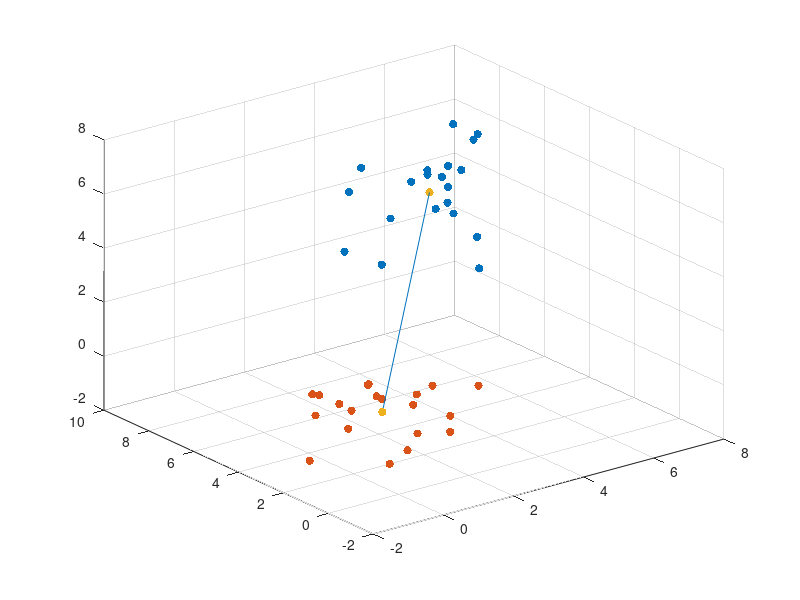

Reproduce this figure in MATLAB. (Note: this script raises an error after producing the figure.)
u1 = mvnrnd([5 6 5],[1 0 0; 0 1 0; 0 0 1], 20);
u2 = mvnrnd([0 1 1],[1 0 0; 0 1 0; 0 0 1], 20);
u = [u1;u2];


m1 = mean(u1);
m2 = mean(u2);
m = [m1;m2];

gr(1:20) = 1;
gr(21:40) = 2;

x=[m1(1) m2(1)];
y=[m1(2) m2(2)];
z=[m1(3) m2(3)];

figure(1)

scatter3(u1(:,1), u1(:,2), u1(:,3),  'filled');
hold on;
scatter3(u2(:,1), u2(:,2), u2(:,3),  'filled');
scatter3(m(:,1), m(:,2), m(:,3),  'filled');
line(x,y,z);

% [X,Y,Z] = meshgrid(linspace(-1,6),linspace(-1,6), linspace(-1,6));
% X = X(:); Y = Y(:); Z = Z(:);

[C, err, P, logp, coeff] = classify(u, u, gr, 'quadratic');
K = coeff(1,2).const;
L = coeff(1,2).linear;
Q = coeff(1,2).quadratic;
% f = sprintf('0 = %g + %g*x + %g*y + %g*x^2 + %g*x.*y + %g*y.^2', ...
%             K,L,Q(1,1),Q(1,2)+Q(2,1),Q(2,2));

f = @(x,y) (K + L(1)*x + L(2)*y)/-L(3);
ezmesh(f);
hold off;
